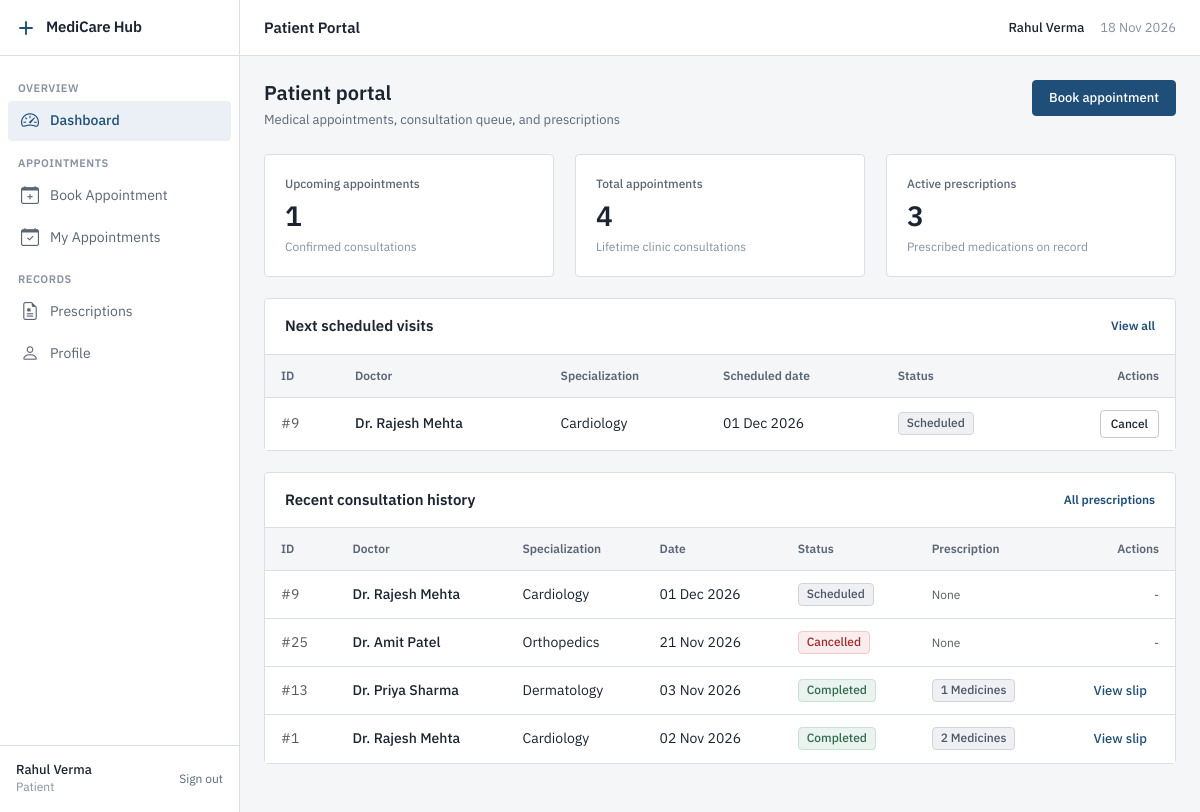
The app's page /patient/dashboard.php (signed in) with its own data.
### tables this page shows
CREATE TABLE Appointment (
    appointment_id INT AUTO_INCREMENT PRIMARY KEY,
    patient_id INT NOT NULL,
    doctor_id INT NOT NULL,
    appointment_date DATE NOT NULL,
    status ENUM('Scheduled','Completed','Cancelled') DEFAULT 'Scheduled',
    FOREIGN KEY (patient_id) REFERENCES Patient(patient_id) ON DELETE CASCADE,
    FOREIGN KEY (doctor_id) REFERENCES Doctor(doctor_id) ON DELETE CASCADE
);

CREATE TABLE Doctor (
    doctor_id INT AUTO_INCREMENT PRIMARY KEY,
    name VARCHAR(100) NOT NULL,
    specialization VARCHAR(100) NOT NULL,
    phone VARCHAR(20) NOT NULL
);

### includes/functions.php (called while the page is built, shortened)
<?php
function e(string $str): string
{
    return htmlspecialchars($str, ENT_QUOTES, 'UTF-8');
}
function formatDate(string $date): string
{
    return date('d M Y', strtotime($date));
}
function getStatusBadgeClass(string $status): string
{
    return match (strtolower($status)) {
        'scheduled' => 'bg-primary',
        'completed' => 'bg-success',
        'cancelled' => 'bg-danger',
        default     => 'bg-secondary',
    };
}

### patient/dashboard.php (the view, shortened to what this page needs)
<?php
require_once __DIR__ . '/../config/db.php';
require_once __DIR__ . '/../includes/functions.php';
$patientId = (int)($_SESSION['patient_id'] ?? 0);
$upcomingCountStmt = $pdo->prepare('SELECT COUNT(*) FROM Appointment WHERE patient_id = ? AND appointment_date >= CURDATE() AND status = "Scheduled"');
$upcomingCountStmt->execute([$patientId]);
$upcomingCount = (int)$upcomingCountStmt->fetchColumn();
$totalCountStmt = $pdo->prepare('SELECT COUNT(*) FROM Appointment WHERE patient_id = ?');
$totalCountStmt->execute([$patientId]);
$totalCount = (int)$totalCountStmt->fetchColumn();
$prescriptionsCountStmt = $pdo->prepare('
    SELECT COUNT(*) FROM Prescription pr
    JOIN Appointment a ON pr.appointment_id = a.appointment_id
    WHERE a.patient_id = ?
');
$prescriptionsCountStmt->execute([$patientId]);
$prescriptionsCount = (int)$prescriptionsCountStmt->fetchColumn();
$upcomingStmt = $pdo->prepare('
    SELECT a.*, d.name AS doctor_name, d.specialization, d.phone AS doctor_phone
    FROM Appointment a
    JOIN Doctor d ON a.doctor_id = d.doctor_id
    WHERE a.patient_id = ? AND a.appointment_date >= CURDATE() AND a.status = "Scheduled"
    ORDER BY a.appointment_date ASC
    LIMIT 5
');
$upcomingStmt->execute([$patientId]);
$upcomingAppointments = $upcomingStmt->fetchAll();
$historyStmt = $pdo->prepare('
    SELECT a.*, d.name AS doctor_name, d.specialization,
           (SELECT COUNT(*) FROM Prescription WHERE appointment_id = a.appointment_id) AS rx_count
    FROM Appointment a
    JOIN Doctor d ON a.doctor_id = d.doctor_id
    WHERE a.patient_id = ?
    ORDER BY a.appointment_date DESC, a.appointment_id DESC
    LIMIT 6
');
$historyStmt->execute([$patientId]);
$recentHistory = $historyStmt->fetchAll();
require_once __DIR__ . '/../includes/header.php';
?>
<div class="page-header">
    <div>
        <h2 class="page-title">Patient portal</h2>
        <p class="page-description">Medical appointments, consultation queue, and prescriptions</p>
    </div>
    <a href="/medicarehub/patient/book_appointment.php" class="btn btn-primary">Book appointment</a>
</div>
<div class="row g-4 mb-4">
    <div class="col-sm-6 col-xl-4">
        <div class="stat-card">
            <div class="stat-label">Upcoming appointments</div>
            <div class="stat-value"><?php echo $upcomingCount; ?></div>
            <div class="stat-caption">Confirmed consultations</div>
        </div>
    </div>
    <div class="col-sm-6 col-xl-4">
        <div class="stat-card">
            <div class="stat-label">Total appointments</div>
            <div class="stat-value"><?php echo $totalCount; ?></div>
            <div class="stat-caption">Lifetime clinic consultations</div>
        </div>
    </div>
    <div class="col-sm-6 col-xl-4">
        <div class="stat-card">
            <div class="stat-label">Active prescriptions</div>
            <div class="stat-value"><?php echo $prescriptionsCount; ?></div>
            <div class="stat-caption">Prescribed medications on record</div>
        </div>
    </div>
</div>
<div class="card mb-4">
    <div class="card-header">
        <div>Next scheduled visits</div>
        <a href="/medicarehub/patient/my_appointments.php" class="small">View all</a>
    </div>
    <div class="table-responsive">
        <table class="table">
            <thead>
                <tr>
                    <th>ID</th>
                    <th>Doctor</th>
                    <th>Specialization</th>
                    <th>Scheduled date</th>
                    <th>Status</th>
                    <th class="text-end">Actions</th>
                </tr>
            </thead>
            <tbody>
                <?php if (empty($upcomingAppointments)): ?>
                    <tr>
                        <td colspan="6" class="empty-state">No scheduled appointments on record.</td>
                    </tr>
                <?php else: ?>
                    <?php foreach ($upcomingAppointments as $a): ?>
                        <tr>
                            <td class="text-muted">#<?php echo e((string)$a['appointment_id']); ?></td>
                            <td class="fw-medium"><?php echo e($a['doctor_name']); ?></td>
                            <td><?php echo e($a['specialization']); ?></td>
                            <td><?php echo formatDate($a['appointment_date']); ?></td>
                            <td>
                                <span class="badge <?php echo getStatusBadgeClass($a['status']); ?>">
                                    <?php echo e($a['status']); ?>
                                </span>
                            </td>
                            <td class="text-end">
                                <form method="POST" action="/medicarehub/patient/my_appointments.php" class="d-inline m-0" onsubmit="return confirm('Are you sure you want to cancel this appointment?');">
                                    <button type="submit" class="btn btn-secondary btn-sm">Cancel</button>
                                </form>
                            </td>
                        </tr>
                    <?php endforeach; ?>
                <?php endif; ?>
            </tbody>
        </table>
    </div>
</div>
<div class="card">
    <div class="card-header">
        <div>Recent consultation history</div>
        <a href="/medicarehub/patient/prescriptions.php" class="small">All prescriptions</a>
    </div>
    <div class="table-responsive">
        <table class="table">
            <thead>
                <tr>
                    <th>ID</th>
                    <th>Doctor</th>
                    <th>Specialization</th>
                    <th>Date</th>
                    <th>Status</th>
                    <th>Prescription</th>
                    <th class="text-end">Actions</th>
                </tr>
            </thead>
            <tbody>
                <?php if (empty($recentHistory)): ?>
                    <tr>
                        <td colspan="7" class="empty-state">No past consultation history recorded.</td>
                    </tr>
                <?php else: ?>
                    <?php foreach ($recentHistory as $h): ?>
                        <tr>
                            <td class="text-muted">#<?php echo e((string)$h['appointment_id']); ?></td>
                            <td class="fw-medium"><?php echo e($h['doctor_name']); ?></td>
                            <td><?php echo e($h['specialization']); ?></td>
                            <td><?php echo formatDate($h['appointment_date']); ?></td>
                            <td>
                                <span class="badge <?php echo getStatusBadgeClass($h['status']); ?>">
                                    <?php echo e($h['status']); ?>
                                </span>
                            </td>
                            <td>
                                <?php if ($h['rx_count'] > 0): ?>
                                    <span class="badge bg-secondary"><?php echo $h['rx_count']; ?> medicines</span>
                                <?php else: ?>
                                    <span class="text-muted small">None</span>
                                <?php endif; ?>
                            </td>
                            <td class="text-end">
                                <?php if ($h['rx_count'] > 0): ?>
                                    <a href="/medicarehub/patient/prescription_print.php?appointment_id=<?php echo $h['appointment_id']; ?>" target="_blank" class="table-action-link">View slip</a>
                                <?php else: ?>
                                    <span class="text-muted small">-</span>
                                <?php endif; ?>
                            </td>
                        </tr>
                    <?php endforeach; ?>
                <?php endif; ?>
            </tbody>
        </table>
    </div>
</div>
<?php require_once __DIR__ . '/../includes/footer.php'; ?>

### records on screen
appointment: appointment_id "9", doctor.name "Dr. Rajesh Mehta", doctor.specialization "Cardiology", appointment_date "01 Dec 2026", status "Scheduled", shows "None"
appointment: appointment_id "25", doctor.name "Dr. Amit Patel", doctor.specialization "Orthopedics", appointment_date "21 Nov 2026", status "Cancelled", shows "None"
appointment: appointment_id "13", doctor.name "Dr. Priya Sharma", doctor.specialization "Dermatology", appointment_date "03 Nov 2026", status "Completed", rx_count "1"
appointment: appointment_id "1", doctor.name "Dr. Rajesh Mehta", doctor.specialization "Cardiology", appointment_date "02 Nov 2026", status "Completed", rx_count "2"

### other values on screen
$sectionTitle "OVERVIEW"
$item['label'] "Dashboard"
$sectionTitle "APPOINTMENTS"
$item['label'] "Book Appointment"
$item['label'] "My Appointments"
$sectionTitle "RECORDS"
$item['label'] "Prescriptions"
$item['label'] "Profile"
$userName "Rahul Verma"
$pageTitle "Patient Portal"
$_SESSION['user_name'] "Rahul Verma"
$upcomingCount "1"
$totalCount "4"
$prescriptionsCount "3"
